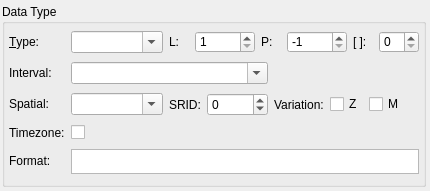
<?xml version="1.0" encoding="UTF-8"?>
<ui version="4.0">
 <class>PgSQLTypeWidget</class>
 <widget class="QWidget" name="PgSQLTypeWidget">
  <property name="geometry">
   <rect>
    <x>0</x>
    <y>0</y>
    <width>430</width>
    <height>191</height>
   </rect>
  </property>
  <property name="sizePolicy">
   <sizepolicy hsizetype="Preferred" vsizetype="Fixed">
    <horstretch>0</horstretch>
    <verstretch>0</verstretch>
   </sizepolicy>
  </property>
  <property name="minimumSize">
   <size>
    <width>430</width>
    <height>0</height>
   </size>
  </property>
  <property name="maximumSize">
   <size>
    <width>16777215</width>
    <height>16777215</height>
   </size>
  </property>
  <property name="windowTitle">
   <string>Form</string>
  </property>
  <layout class="QGridLayout" name="pgsqltype_grid">
   <property name="leftMargin">
    <number>2</number>
   </property>
   <property name="topMargin">
    <number>4</number>
   </property>
   <property name="rightMargin">
    <number>4</number>
   </property>
   <property name="bottomMargin">
    <number>4</number>
   </property>
   <property name="spacing">
    <number>6</number>
   </property>
   <item row="0" column="0">
    <widget class="QGroupBox" name="groupBox">
     <property name="sizePolicy">
      <sizepolicy hsizetype="Preferred" vsizetype="Expanding">
       <horstretch>0</horstretch>
       <verstretch>0</verstretch>
      </sizepolicy>
     </property>
     <property name="minimumSize">
      <size>
       <width>0</width>
       <height>0</height>
      </size>
     </property>
     <property name="focusPolicy">
      <enum>Qt::NoFocus</enum>
     </property>
     <property name="title">
      <string>Data Type</string>
     </property>
     <layout class="QGridLayout" name="gridLayout">
      <property name="leftMargin">
       <number>4</number>
      </property>
      <property name="topMargin">
       <number>4</number>
      </property>
      <property name="rightMargin">
       <number>4</number>
      </property>
      <property name="bottomMargin">
       <number>4</number>
      </property>
      <item row="1" column="1" colspan="4">
       <widget class="QComboBox" name="interval_cmb">
        <property name="enabled">
         <bool>true</bool>
        </property>
        <property name="sizePolicy">
         <sizepolicy hsizetype="Preferred" vsizetype="Fixed">
          <horstretch>0</horstretch>
          <verstretch>0</verstretch>
         </sizepolicy>
        </property>
        <property name="minimumSize">
         <size>
          <width>0</width>
          <height>0</height>
         </size>
        </property>
        <property name="styleSheet">
         <string notr="true">font-weight: normal;</string>
        </property>
        <property name="editable">
         <bool>true</bool>
        </property>
       </widget>
      </item>
      <item row="0" column="1">
       <widget class="QComboBox" name="type_cmb">
        <property name="sizePolicy">
         <sizepolicy hsizetype="Expanding" vsizetype="Fixed">
          <horstretch>0</horstretch>
          <verstretch>0</verstretch>
         </sizepolicy>
        </property>
        <property name="minimumSize">
         <size>
          <width>0</width>
          <height>0</height>
         </size>
        </property>
        <property name="font">
         <font>
          <stylestrategy>PreferDefault</stylestrategy>
         </font>
        </property>
        <property name="styleSheet">
         <string notr="true">font-weight: normal;</string>
        </property>
        <property name="editable">
         <bool>true</bool>
        </property>
        <property name="sizeAdjustPolicy">
         <enum>QComboBox::AdjustToContentsOnFirstShow</enum>
        </property>
       </widget>
      </item>
      <item row="2" column="2" colspan="7">
       <layout class="QHBoxLayout" name="horizontalLayout">
        <item>
         <widget class="QLabel" name="srid_lbl">
          <property name="text">
           <string>SRID:</string>
          </property>
         </widget>
        </item>
        <item>
         <widget class="QSpinBox" name="srid_spb">
          <property name="minimum">
           <number>-1</number>
          </property>
          <property name="maximum">
           <number>99999</number>
          </property>
         </widget>
        </item>
        <item>
         <widget class="QLabel" name="variation_lbl">
          <property name="enabled">
           <bool>true</bool>
          </property>
          <property name="sizePolicy">
           <sizepolicy hsizetype="Preferred" vsizetype="Preferred">
            <horstretch>0</horstretch>
            <verstretch>0</verstretch>
           </sizepolicy>
          </property>
          <property name="minimumSize">
           <size>
            <width>0</width>
            <height>0</height>
           </size>
          </property>
          <property name="maximumSize">
           <size>
            <width>16777215</width>
            <height>16777215</height>
           </size>
          </property>
          <property name="font">
           <font>
            <italic>false</italic>
           </font>
          </property>
          <property name="styleSheet">
           <string notr="true">font-weight: normal;</string>
          </property>
          <property name="text">
           <string>Variation:</string>
          </property>
         </widget>
        </item>
        <item>
         <widget class="QCheckBox" name="var_z_chk">
          <property name="text">
           <string>Z</string>
          </property>
         </widget>
        </item>
        <item>
         <widget class="QCheckBox" name="var_m_chk">
          <property name="sizePolicy">
           <sizepolicy hsizetype="Expanding" vsizetype="Fixed">
            <horstretch>0</horstretch>
            <verstretch>0</verstretch>
           </sizepolicy>
          </property>
          <property name="text">
           <string>M</string>
          </property>
         </widget>
        </item>
       </layout>
      </item>
      <item row="0" column="6">
       <widget class="QSpinBox" name="precision_sb">
        <property name="sizePolicy">
         <sizepolicy hsizetype="Preferred" vsizetype="Fixed">
          <horstretch>0</horstretch>
          <verstretch>0</verstretch>
         </sizepolicy>
        </property>
        <property name="minimumSize">
         <size>
          <width>60</width>
          <height>0</height>
         </size>
        </property>
        <property name="maximumSize">
         <size>
          <width>60</width>
          <height>16777215</height>
         </size>
        </property>
        <property name="toolTip">
         <string>Precision</string>
        </property>
        <property name="styleSheet">
         <string notr="true">font-weight: normal;</string>
        </property>
        <property name="minimum">
         <number>-1</number>
        </property>
        <property name="maximum">
         <number>1000</number>
        </property>
        <property name="singleStep">
         <number>1</number>
        </property>
        <property name="value">
         <number>-1</number>
        </property>
       </widget>
      </item>
      <item row="2" column="0">
       <widget class="QLabel" name="spatial_lbl">
        <property name="enabled">
         <bool>true</bool>
        </property>
        <property name="sizePolicy">
         <sizepolicy hsizetype="Fixed" vsizetype="Fixed">
          <horstretch>0</horstretch>
          <verstretch>0</verstretch>
         </sizepolicy>
        </property>
        <property name="minimumSize">
         <size>
          <width>55</width>
          <height>0</height>
         </size>
        </property>
        <property name="maximumSize">
         <size>
          <width>55</width>
          <height>16777215</height>
         </size>
        </property>
        <property name="font">
         <font>
          <italic>false</italic>
         </font>
        </property>
        <property name="styleSheet">
         <string notr="true">font-weight: normal;</string>
        </property>
        <property name="text">
         <string>Spatial:</string>
        </property>
       </widget>
      </item>
      <item row="0" column="8">
       <widget class="QSpinBox" name="dimension_sb">
        <property name="sizePolicy">
         <sizepolicy hsizetype="Fixed" vsizetype="Fixed">
          <horstretch>0</horstretch>
          <verstretch>0</verstretch>
         </sizepolicy>
        </property>
        <property name="minimumSize">
         <size>
          <width>40</width>
          <height>0</height>
         </size>
        </property>
        <property name="maximumSize">
         <size>
          <width>40</width>
          <height>16777215</height>
         </size>
        </property>
        <property name="toolTip">
         <string>Dimension</string>
        </property>
        <property name="styleSheet">
         <string notr="true">font-weight: normal;</string>
        </property>
        <property name="maximum">
         <number>99</number>
        </property>
        <property name="value">
         <number>0</number>
        </property>
       </widget>
      </item>
      <item row="4" column="0">
       <widget class="QLabel" name="format_lbl">
        <property name="sizePolicy">
         <sizepolicy hsizetype="Preferred" vsizetype="Fixed">
          <horstretch>0</horstretch>
          <verstretch>0</verstretch>
         </sizepolicy>
        </property>
        <property name="minimumSize">
         <size>
          <width>55</width>
          <height>0</height>
         </size>
        </property>
        <property name="maximumSize">
         <size>
          <width>55</width>
          <height>16777215</height>
         </size>
        </property>
        <property name="styleSheet">
         <string notr="true">font-weight: normal;</string>
        </property>
        <property name="text">
         <string>Format:</string>
        </property>
       </widget>
      </item>
      <item row="3" column="1">
       <widget class="QCheckBox" name="timezone_chk">
        <property name="enabled">
         <bool>true</bool>
        </property>
        <property name="sizePolicy">
         <sizepolicy hsizetype="Fixed" vsizetype="Fixed">
          <horstretch>0</horstretch>
          <verstretch>0</verstretch>
         </sizepolicy>
        </property>
        <property name="layoutDirection">
         <enum>Qt::LeftToRight</enum>
        </property>
        <property name="styleSheet">
         <string notr="true">font-weight: normal;</string>
        </property>
        <property name="text">
         <string/>
        </property>
       </widget>
      </item>
      <item row="3" column="0">
       <widget class="QLabel" name="timezone_lbl">
        <property name="styleSheet">
         <string notr="true">font-weight: normal;</string>
        </property>
        <property name="text">
         <string>Timezone:</string>
        </property>
       </widget>
      </item>
      <item row="2" column="1">
       <widget class="QComboBox" name="spatial_cmb">
        <property name="enabled">
         <bool>true</bool>
        </property>
        <property name="sizePolicy">
         <sizepolicy hsizetype="Preferred" vsizetype="Fixed">
          <horstretch>0</horstretch>
          <verstretch>0</verstretch>
         </sizepolicy>
        </property>
        <property name="minimumSize">
         <size>
          <width>0</width>
          <height>0</height>
         </size>
        </property>
        <property name="styleSheet">
         <string notr="true">font-weight: normal;</string>
        </property>
        <property name="editable">
         <bool>true</bool>
        </property>
       </widget>
      </item>
      <item row="0" column="0">
       <widget class="QLabel" name="type_lbl">
        <property name="sizePolicy">
         <sizepolicy hsizetype="Preferred" vsizetype="Fixed">
          <horstretch>0</horstretch>
          <verstretch>0</verstretch>
         </sizepolicy>
        </property>
        <property name="minimumSize">
         <size>
          <width>55</width>
          <height>0</height>
         </size>
        </property>
        <property name="maximumSize">
         <size>
          <width>55</width>
          <height>16777215</height>
         </size>
        </property>
        <property name="styleSheet">
         <string notr="true">font-weight: normal;</string>
        </property>
        <property name="text">
         <string>&amp;Type:</string>
        </property>
        <property name="buddy">
         <cstring>type_cmb</cstring>
        </property>
       </widget>
      </item>
      <item row="0" column="4" colspan="2">
       <widget class="QLabel" name="precision_lbl">
        <property name="sizePolicy">
         <sizepolicy hsizetype="Preferred" vsizetype="Fixed">
          <horstretch>0</horstretch>
          <verstretch>0</verstretch>
         </sizepolicy>
        </property>
        <property name="minimumSize">
         <size>
          <width>20</width>
          <height>0</height>
         </size>
        </property>
        <property name="maximumSize">
         <size>
          <width>16</width>
          <height>16777215</height>
         </size>
        </property>
        <property name="font">
         <font>
          <italic>false</italic>
         </font>
        </property>
        <property name="toolTip">
         <string>Precision</string>
        </property>
        <property name="styleSheet">
         <string notr="true">font-weight: normal;</string>
        </property>
        <property name="text">
         <string>P:</string>
        </property>
       </widget>
      </item>
      <item row="0" column="3">
       <widget class="QSpinBox" name="length_sb">
        <property name="sizePolicy">
         <sizepolicy hsizetype="Preferred" vsizetype="Fixed">
          <horstretch>0</horstretch>
          <verstretch>0</verstretch>
         </sizepolicy>
        </property>
        <property name="minimumSize">
         <size>
          <width>60</width>
          <height>0</height>
         </size>
        </property>
        <property name="maximumSize">
         <size>
          <width>60</width>
          <height>16777215</height>
         </size>
        </property>
        <property name="toolTip">
         <string>Length</string>
        </property>
        <property name="styleSheet">
         <string notr="true">font-weight: normal;</string>
        </property>
        <property name="minimum">
         <number>1</number>
        </property>
        <property name="maximum">
         <number>2147483647</number>
        </property>
        <property name="value">
         <number>1</number>
        </property>
       </widget>
      </item>
      <item row="0" column="2">
       <widget class="QLabel" name="length_lbl">
        <property name="sizePolicy">
         <sizepolicy hsizetype="Fixed" vsizetype="Fixed">
          <horstretch>0</horstretch>
          <verstretch>0</verstretch>
         </sizepolicy>
        </property>
        <property name="minimumSize">
         <size>
          <width>20</width>
          <height>0</height>
         </size>
        </property>
        <property name="maximumSize">
         <size>
          <width>16</width>
          <height>16777215</height>
         </size>
        </property>
        <property name="font">
         <font>
          <italic>false</italic>
         </font>
        </property>
        <property name="toolTip">
         <string>Length</string>
        </property>
        <property name="styleSheet">
         <string notr="true">font-weight: normal;</string>
        </property>
        <property name="text">
         <string>L:</string>
        </property>
       </widget>
      </item>
      <item row="1" column="0">
       <widget class="QLabel" name="interval_lbl">
        <property name="enabled">
         <bool>true</bool>
        </property>
        <property name="sizePolicy">
         <sizepolicy hsizetype="Fixed" vsizetype="Fixed">
          <horstretch>0</horstretch>
          <verstretch>0</verstretch>
         </sizepolicy>
        </property>
        <property name="minimumSize">
         <size>
          <width>55</width>
          <height>0</height>
         </size>
        </property>
        <property name="maximumSize">
         <size>
          <width>55</width>
          <height>16777215</height>
         </size>
        </property>
        <property name="font">
         <font>
          <italic>false</italic>
         </font>
        </property>
        <property name="styleSheet">
         <string notr="true">font-weight: normal;</string>
        </property>
        <property name="text">
         <string>Interval:</string>
        </property>
       </widget>
      </item>
      <item row="0" column="7">
       <widget class="QLabel" name="dimension_lbl">
        <property name="sizePolicy">
         <sizepolicy hsizetype="Preferred" vsizetype="Fixed">
          <horstretch>0</horstretch>
          <verstretch>0</verstretch>
         </sizepolicy>
        </property>
        <property name="minimumSize">
         <size>
          <width>20</width>
          <height>0</height>
         </size>
        </property>
        <property name="maximumSize">
         <size>
          <width>16</width>
          <height>16777215</height>
         </size>
        </property>
        <property name="font">
         <font>
          <italic>false</italic>
         </font>
        </property>
        <property name="toolTip">
         <string>Dimension</string>
        </property>
        <property name="styleSheet">
         <string notr="true">font-weight: normal;</string>
        </property>
        <property name="text">
         <string>[ ]:</string>
        </property>
       </widget>
      </item>
      <item row="4" column="1" colspan="8">
       <widget class="QPlainTextEdit" name="format_txt">
        <property name="maximumSize">
         <size>
          <width>16777215</width>
          <height>25</height>
         </size>
        </property>
        <property name="frameShadow">
         <enum>QFrame::Sunken</enum>
        </property>
        <property name="lineWidth">
         <number>1</number>
        </property>
        <property name="midLineWidth">
         <number>0</number>
        </property>
        <property name="verticalScrollBarPolicy">
         <enum>Qt::ScrollBarAlwaysOff</enum>
        </property>
        <property name="horizontalScrollBarPolicy">
         <enum>Qt::ScrollBarAlwaysOff</enum>
        </property>
        <property name="readOnly">
         <bool>true</bool>
        </property>
       </widget>
      </item>
     </layout>
     <zorder>type_lbl</zorder>
     <zorder>type_cmb</zorder>
     <zorder>length_lbl</zorder>
     <zorder>length_sb</zorder>
     <zorder>precision_lbl</zorder>
     <zorder>precision_sb</zorder>
     <zorder>dimension_lbl</zorder>
     <zorder>dimension_sb</zorder>
     <zorder>interval_lbl</zorder>
     <zorder>spatial_lbl</zorder>
     <zorder>timezone_lbl</zorder>
     <zorder>timezone_chk</zorder>
     <zorder>format_lbl</zorder>
     <zorder>format_txt</zorder>
     <zorder>spatial_cmb</zorder>
     <zorder>interval_cmb</zorder>
    </widget>
   </item>
  </layout>
 </widget>
 <resources/>
 <connections/>
</ui>
